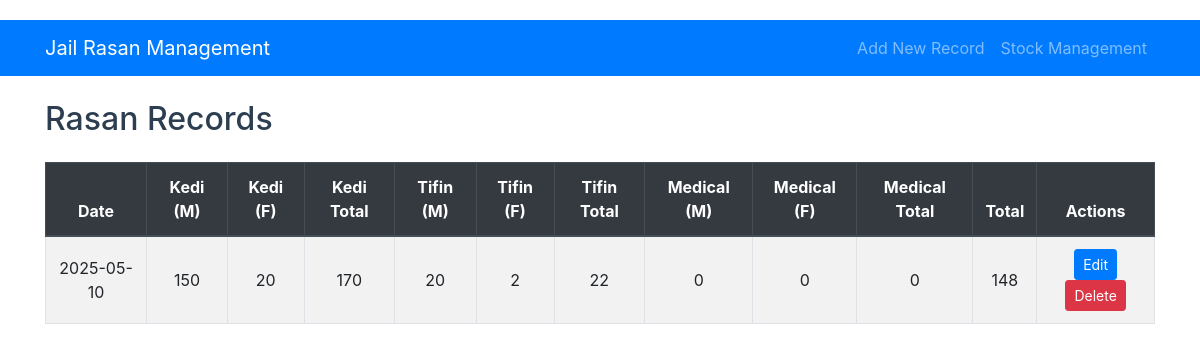
Before: / with the older database file.
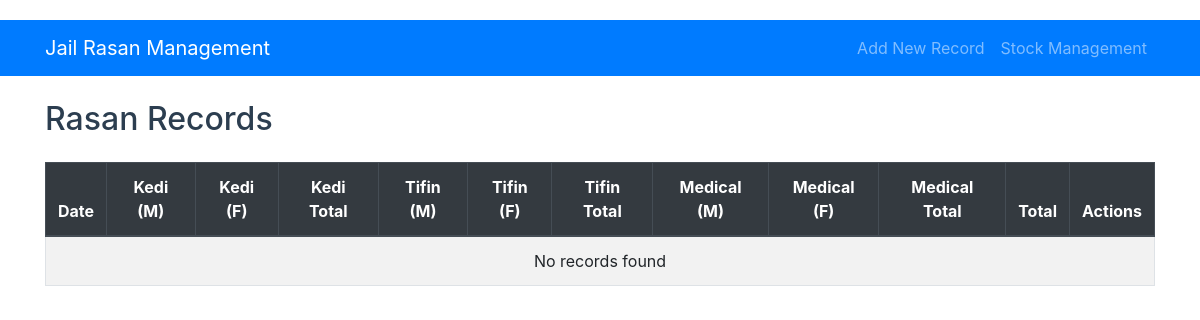
After: the same page with the newer database file.
### models.py (models this page shows, shortened)
class RasanRecord(db.Model):
    id = db.Column(db.Integer, primary_key=True)
    date = db.Column(db.Date, nullable=False, unique=True)
    kedi_m = db.Column(db.Integer, nullable=False, default=0)
    kedi_f = db.Column(db.Integer, nullable=False, default=0)
    tifin_m = db.Column(db.Integer, nullable=False, default=0)
    tifin_f = db.Column(db.Integer, nullable=False, default=0)
    medical_m = db.Column(db.Integer, nullable=False, default=0)
    medical_f = db.Column(db.Integer, nullable=False, default=0)
    def total(self):
        return (self.kedi_m + self.kedi_f) - (self.tifin_m + self.tifin_f) - (self.medical_m + self.medical_f)
    def kedi_total(self):
        return self.kedi_m + self.kedi_f
    def tifin_total(self):
        return self.tifin_m + self.tifin_f
    def medical_total(self):
        return self.medical_m + self.medical_f

### app.py (the view)
@app.route('/')
def index():
    records = RasanRecord.query.order_by(RasanRecord.date.desc()).all()
    return render_template('index.html', records=records)

### templates/index.html
{% extends "base.html" %}
{% block content %}
    <h2 class="mb-4">Rasan Records</h2>
    <div class="table-responsive">
        <table class="table table-striped table-bordered">
            <thead class="thead-dark">
                <tr>
                    <th>Date</th>
                    <th>Kedi (M)</th>
                    <th>Kedi (F)</th>
                    <th>Kedi Total</th>
                    <th>Tifin (M)</th>
                    <th>Tifin (F)</th>
                    <th>Tifin Total</th>
                    <th>Medical (M)</th>
                    <th>Medical (F)</th>
                    <th>Medical Total</th>
                    <th>Total</th>
                    <th>Actions</th>
                </tr>
            </thead>
            <tbody>
                {% for record in records %}
                <tr>
                    <td>{{ record.date.strftime('%Y-%m-%d') }}</td>
                    <td>{{ record.kedi_m }}</td>
                    <td>{{ record.kedi_f }}</td>
                    <td>{{ record.kedi_total() }}</td>
                    <td>{{ record.tifin_m }}</td>
                    <td>{{ record.tifin_f }}</td>
                    <td>{{ record.tifin_total() }}</td>
                    <td>{{ record.medical_m }}</td>
                    <td>{{ record.medical_f }}</td>
                    <td>{{ record.medical_total() }}</td>
                    <td>{{ record.total() }}</td>
                    <td>
                        <a href="{{ url_for('edit_record', id=record.id) }}" class="btn btn-sm btn-primary">Edit</a>
                        <a href="{{ url_for('delete_record', id=record.id) }}" class="btn btn-sm btn-danger" onclick="return confirm('Are you sure?')">Delete</a>
                    </td>
                </tr>
                {% else %}
                <tr>
                    <td colspan="12" class="text-center">No records found</td>
                </tr>
                {% endfor %}
            </tbody>
        </table>
    </div>
{% endblock %}

### templates/base.html (shortened to what this page needs)
<!DOCTYPE html>
<html lang="en">
<head>
    {% block styles %}
    {{ bootstrap.load_css() }}
    <link rel="stylesheet" href="{{ url_for('static', filename='style.css') }}">
    {% endblock %}
</head>
<body>
    <nav class="navbar navbar-expand-lg navbar-dark bg-primary">
        <div class="container">
            <a class="navbar-brand" href="{{ url_for('index') }}">Jail Rasan Management</a>
            <div class="collapse navbar-collapse" id="navbarNav">
                <ul class="navbar-nav ml-auto">
                    <li class="nav-item">
                        <a class="nav-link" href="{{ url_for('add_record') }}">Add New Record</a>
                    </li>
                    <li class="nav-item">
                        <a class="nav-link" href="{{ url_for('stock_list') }}">Stock Management</a>
                    </li>
                </ul>
            </div>
        </div>
    </nav>
    <div class="container mt-4">
        {% block content %}{% endblock %}
    </div>
</body>
</html>

### static/style.css (style rules this page uses)
body { padding-top: 20px; padding-bottom: 20px; }
.table th, .table td { vertical-align: middle; text-align: center; }
h2, h4 { color: #2c3e50; }

Changed rows visible on the page:
removed RasanRecord: date "2025-05-10", kedi_m "150", kedi_f "20", kedi_total "170", tifin_m "20", tifin_f "2", tifin_total "22", medical_m "0", medical_f "0", medical_total "0", total "148"
Other visible differences:
text now shown: "No records found"
